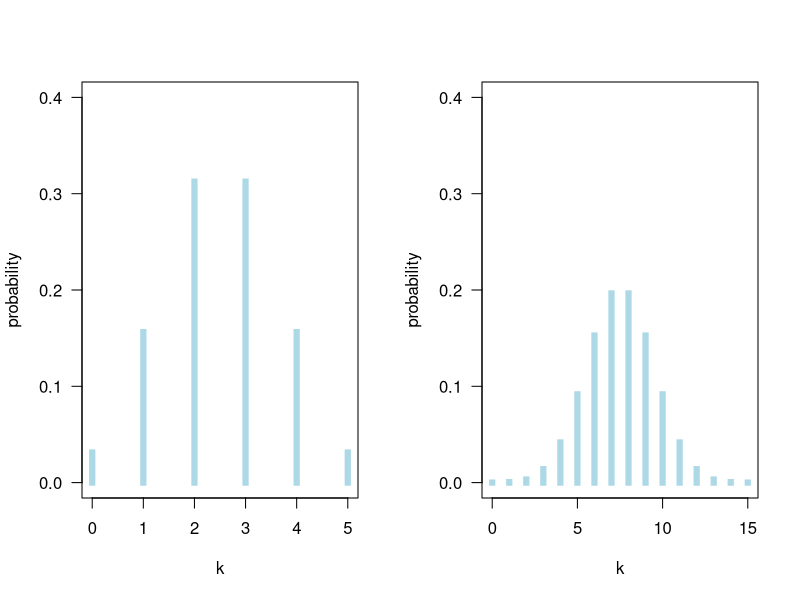
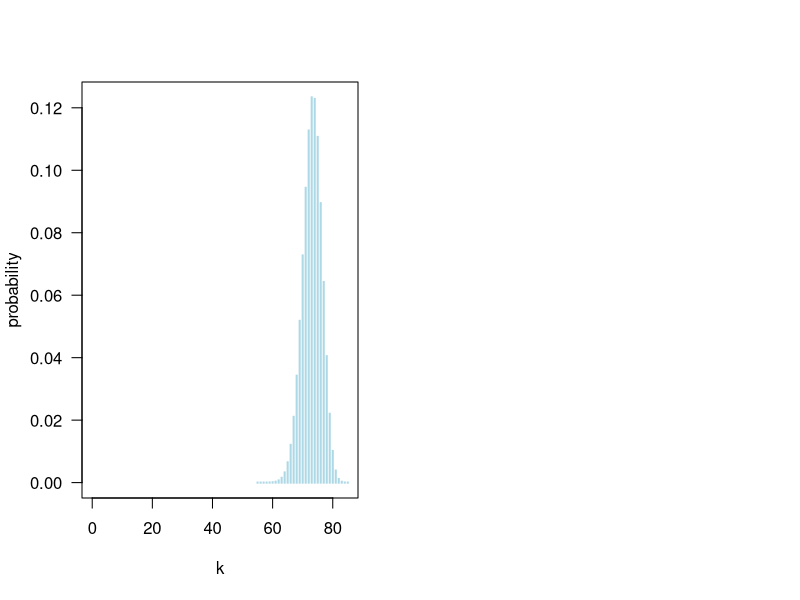

The R script that drew these images, in order:
## ---- chunk 1
par(mfrow = c(1, 2))
plot(0:5, dbinom(0:5, size = 5, prob = 0.5), type = "h", lwd = 6, col = "lightblue", lend = 2, las = 1, xlab = "k", ylab = "probability", ylim = c(0, 0.4)) 
plot(0:15, dbinom(0:15, size = 15, prob = 0.5), type = "h", lwd = 6, col = "lightblue", lend = 2, las = 1, xlab = "k", ylab = "probability", ylim = c(0, 0.4)) 

## ---- chunk 2
round(dbinom(3, size = 15, prob = 0.5), 2)
round(dbinom(1, size = 5, prob = 0.5), 2)
## ---- chunk 3
plot(0:85, dbinom(0:85, size = 85, prob = 0.86), type = "h", lwd = 2, col = "lightblue", lend = 2, las = 1, xlab = "k", ylab = "probability")
## ---- chunk 4
round(1 - sum(dbinom(83:85, size = 85, prob = 0.86)), 10)
## ---- chunk 5
round(pbinom(82, size = 85, prob = 0.86), 10)
